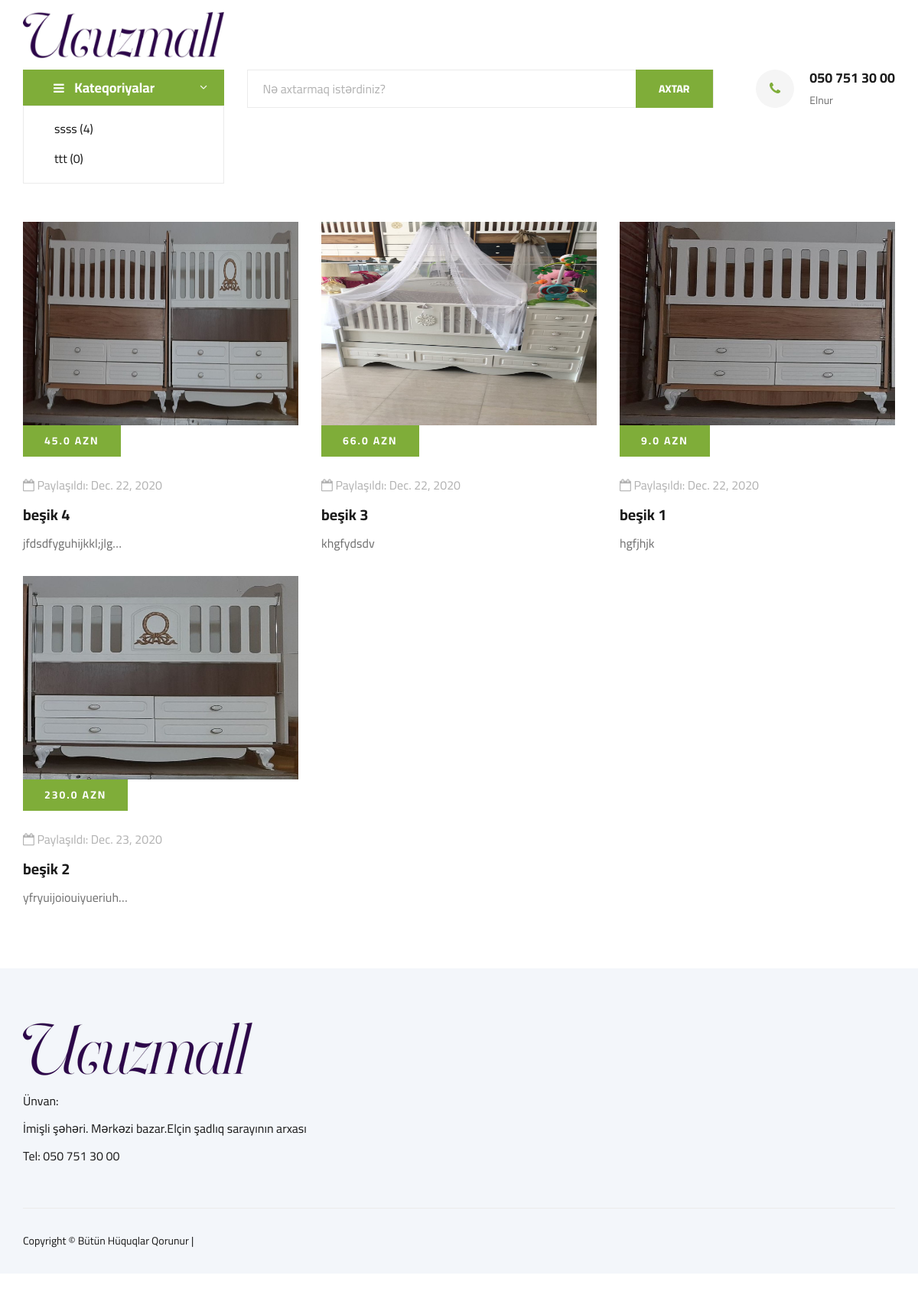
/category/ssss, run on the app's committed database.
### posts/models.py (models this page shows, shortened)
class Category(models.Model):
    title = models.CharField(max_length=150)
    slug = models.SlugField(unique=True,editable=False)
    def postCount(self):
        return self.posts.all().count()

class Post(models.Model):
    user = models.ForeignKey(settings.AUTH_USER_MODEL,on_delete=models.CASCADE,default=1,related_name="userposts")
    price = models.FloatField()
    phone = models.CharField(max_length=12, blank=True)
    title = models.CharField(max_length=150)
    image = models.ImageField(upload_to='uploads', blank=True)
    content = models.TextField()
    slug = models.SlugField(editable=False)
    created = models.DateField(auto_now_add=True)
    update = models.DateField(auto_now=True)
    category = models.ForeignKey(Category, on_delete=models.CASCADE, related_name="posts", default=True)

### posts/views.py (the view)
# urls.py: path('category/<slug:slug>', views.CategoryDetail.as_view(), name="category-detail"),
class CategoryDetail(DetailView):
    model = Category
    template_name = "posts/category.html"
    context_object_name = "category"
    def get_context_data(self, **kwargs):
        context = super(CategoryDetail,self).get_context_data(**kwargs)
        context["allCategories"] = Category.objects.all()
        context['posts'] = Post.objects.all().order_by('-created')
        return context

### posts/templates/posts/category.html
{% extends "base.html" %}
{% load static %}
{% block content %}
</div>
</div>
</div>
<section class="from-blog spad"><div class="container">
<div class="row">
 {% for post in category.posts.all %}
<div class="col-lg-4 col-md-4 col-sm-6">
<div class="blog__item">
<div class="blog__item__pic">
<a href="{% url 'single' post.slug %}"><img src="{{ post.image.url }}" height="266" width="370" alt=""></a>
    <a href="{% url 'single' post.slug %}" class="primary-btn">{{ post.price }} AZN</a>
</div>
<div class="blog__item__text">
<ul><li><i class="fa fa-calendar-o"></i> Paylaşıldı: {{ post.created }}</li>
</ul><h5><a href="{% url 'single' post.slug %}">{{ post.title }}</a></h5>
<p>{{ post.content|truncatechars:20 }}</p>
</div>
</div>
</div>
 {% endfor %}
</div>
</div>
</section>
 {% endblock %}

### posts/templates/base.html (shortened to what this page needs)
{% load static %}
<!DOCTYPE html>
<html lang="zxx">
<head>
 <link rel="stylesheet" href="{% static "css/css-bootstrap.min.css" %}" type="text/css">
 <link rel="stylesheet" href="{% static "css/css-font-awesome.min.css" %}" type="text/css">
 <link rel="stylesheet" href="{% static "css/css-elegant-icons.css" %}" type="text/css">
 <link rel="stylesheet" href="{% static "css/css-nice-select.css" %}" type="text/css">
 <link rel="stylesheet" href="{% static "css/css-jquery-ui.min.css" %}" type="text/css">
 <link rel="stylesheet" href="{% static "css/css-owl.carousel.min.css" %}" type="text/css">
 <link rel="stylesheet" href="{% static "css/css-slicknav.min.css" %}" type="text/css">
 <link rel="stylesheet" href="{% static "css/css-style.css" %}" type="text/css">
</head>
<body>
<header class="header"><div class="">
<div class="container">
<div class="row">
<div class="col-lg-3">
<div class="header__logo">
 <center><a href="/"><img src="{% static "images/img-logo.png" %}" alt=""></a></center>
</div>
</div>
</div>
</div>
</header><section class="hero"><div class="container">
<div class="row">
<div class="col-lg-3">
<div class="hero__categories">
<div class="hero__categories__all">
<i class="fa fa-bars"></i>
<span>Kateqoriyalar</span>
</div>
<ul>
    {% for category in allCategories %}
    <li><a href="{% url 'category-detail' category.slug %}">{{ category.title }} (<span>{{ category.postCount }}</span>)</a></li>
    {% endfor %}
</ul></div>
</div>
<div class="col-lg-9">
<div class="hero__search">
<div class="hero__search__form">
<form action="{% url 'search' %}">
<input type="text" name="q" placeholder="Nə axtarmaq istərdiniz?"><button type="submit" class="site-btn">AXTAR</button>
</form>
</div>
<div class="hero__search__phone">
<div class="hero__search__phone__icon">
<i class="fa fa-phone"></i>
</div>
<div class="hero__search__phone__text">
<h5>050 751 30 00</h5>
<span>Elnur</span>
</div>
</div>
</div>
{% block content %}
{% endblock %}
<footer class="footer spad"><div class="container">
<div class="row">
<div class="col-lg-6 col-md-6 col-sm-6">
<div class="footer__about">
<div class="footer__about__logo">
<a href="index.html"><img src="{% static "images/img-logo.png" %}" alt=""></a>
</div>
<ul>
 <li>Ünvan:<br> İmişli şəhəri. Mərkəzi bazar.Elçin şadlıq sarayının arxası</li>
 <li>Tel: 050 751 30 00</li>
</ul>
</div>
</div>
</div>
<div class="row">
<div class="col-lg-12">
<div class="footer__copyright">
<div class="footer__copyright__text"><p>
 <a><center>Copyright &copy; Bütün Hüquqlar Qorunur |</center></a>
</p></div>
</div>
</div>
</div>
</div>
</footer>
</body>
</html>

### static/css/css-style.css (style rules this page uses)
html,body { height:100%;font-family:cairo,sans-serif;-webkit-font-smoothing:antialiased;font-smoothing:antialiased }
h1,h2,h3,h4,h5,h6 { margin:0;color:#111;font-weight:400;font-family:cairo,sans-serif }
h5 { font-size:18px }
p { font-size:16px;font-family:cairo,sans-serif;color:#6f6f6f;font-weight:400;line-height:26px;margin:0 0 15px }
img { max-width:100% }
ul,ol { padding:0;margin:0 }
.spad { padding-top:100px;padding-bottom:100px }
.primary-btn { display:inline-block;font-size:14px;padding:10px 28px;color:#fff;text-transform:uppercase;font-weight:700;background:#7fad39;letter-spacing:2px }
.site-btn { font-size:14px;color:#fff;font-weight:800;text-transform:uppercase;display:inline-block;padding:13px 30px 12px;background:#7fad39;border:none }
.header__logo { padding:15px 0 }
.header__logo a { display:inline-block }
.hero { padding-bottom:50px }
.hero__categories__all { background:#7fad39;position:relative;padding:10px 25px 10px 40px;cursor:pointer }
.hero__categories__all i { font-size:16px;color:#fff;margin-right:10px }
.hero__categories__all span { font-size:18px;font-weight:700;color:#fff }
.hero__categories__all:after { position:absolute;right:18px;top:9px;content:"3";font-family:eleganticons;font-size:18px;color:#fff }
.hero__categories ul { border:1px solid #ebebeb;padding-left:40px;padding-top:10px;padding-bottom:12px }
.hero__categories ul li { list-style:none }
.hero__categories ul li a { font-size:16px;color:#1c1c1c;line-height:39px;display:block }
.hero__search { overflow:hidden;margin-bottom:30px }
.hero__search__form { width:610px;height:50px;border:1px solid #ebebeb;position:relative;float:left }
.hero__search__form form input { width:70%;border:none;height:48px;font-size:16px;color:#b2b2b2;padding-left:20px }
.hero__search__form form input::placeholder { color:#b2b2b2 }
.hero__search__form form button { position:absolute;right:0;top:-1px;height:50px }
.hero__search__phone { float:right }
.hero__search__phone__icon { font-size:18px;color:#7fad39;height:50px;width:50px;background:#f5f5f5;line-height:50px;text-align:center;border-radius:50%;float:left;margin-right:20px }
.hero__search__phone__text { overflow:hidden }
.hero__search__phone__text h5 { color:#1c1c1c;font-weight:700;margin-bottom:5px }
.hero__search__phone__text span { font-size:14px;color:#6f6f6f }
.from-blog { padding-top:50px;padding-bottom:50px }
.from-blog .blog__item { margin-bottom:30px }
.blog__item { margin-bottom:60px }
.blog__item__pic img { min-width:100% }
.blog__item__text { padding-top:25px }
.blog__item__text ul { margin-bottom:15px }
.blog__item__text ul li { font-size:16px;color:#b2b2b2;list-style:none;display:inline-block;margin-right:15px }
.blog__item__text ul li:last-child { margin-right:0 }
.blog__item__text h5 { margin-bottom:12px }
.blog__item__text h5 a { font-size:20px;color:#1c1c1c;font-weight:700 }
.blog__item__text p { margin-bottom:25px }
.footer { background:#f3f6fa;padding-top:70px;padding-bottom:0 }
.footer__about { margin-bottom:30px }
.footer__about ul li { font-size:16px;color:#1c1c1c;line-height:36px;list-style:none }
.footer__about__logo { margin-bottom:15px }
.footer__about__logo a { display:inline-block }
.footer__copyright { border-top:1px solid #ebebeb;padding:15px 0;overflow:hidden;margin-top:20px }
.footer__copyright__text { font-size:14px;color:#1c1c1c;float:left;line-height:25px }
@media only screen and (min-width:1200px) { .container { max-width:1170px } }

### data on the page
Category: title "ssss", postCount "4"
Category: title "ttt", postCount "0"
Post: image (picture), price "45.0", created "Dec. 22, 2020", title "beşik 4", content "jfdsdfyguhijkkl;jlg…"
Post: image (picture), price "66.0", created "Dec. 22, 2020", title "beşik 3", content "khgfydsdv"
Post: image (picture), price "9.0", created "Dec. 22, 2020", title "beşik 1", content "hgfjhjk"
Post: image (picture), price "230.0", created "Dec. 23, 2020", title "beşik 2", content "yfryuijoiouiyueriuh…"
